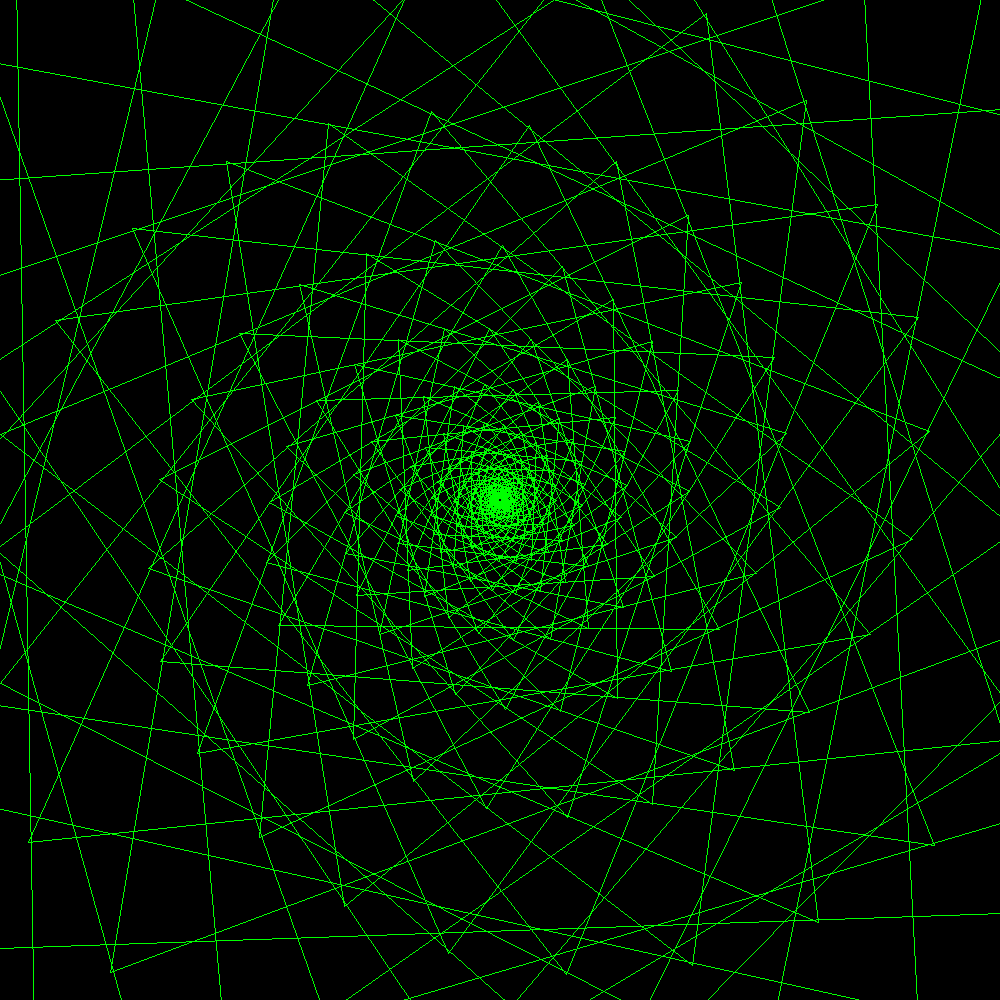

Reproduce this figure in Python.
from PIL import Image, ImageDraw

# Setup
img_width = 1000
img_height = 1000
img = Image.new("RGB", (img_width, img_height))
draw = ImageDraw.Draw(img)

# Draw
radius = 3
for i in range(120):
    draw.regular_polygon((500, 500, radius), 3, outline='lime', rotation=134.5*i)
    radius = radius * 1.05

# Saves the picture
img_path = __file__.replace('.py', '.png')
img.save(img_path)
print(f'Saved {img_path}')
img.show()
